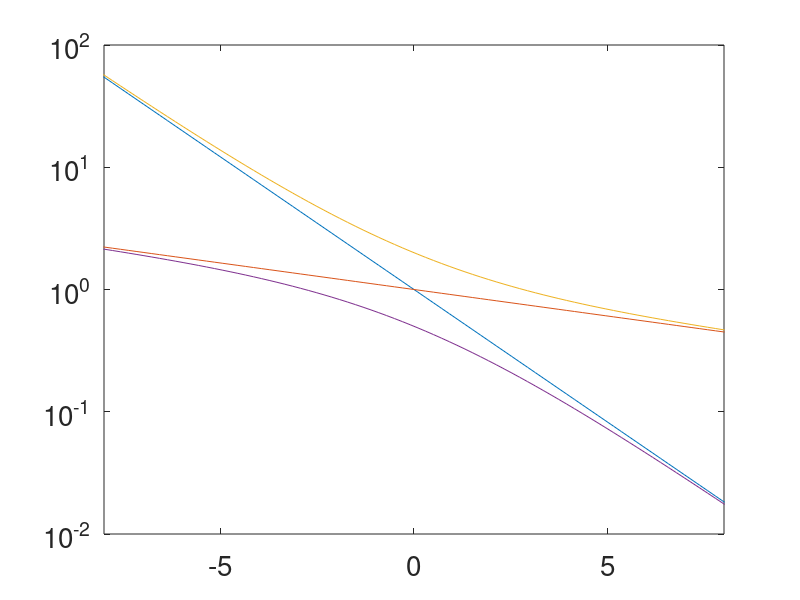

This figure's MATLAB source:
%% del 1, mäta intensitet vid de olika positinoerna
clc;clearvars


W1=1;
W2=(2.5/5.5)^2;
W3=(2.5/8.5)^2;


b=14.1; %per min

W=[W3; W2; W3; W2; W1];

N=[899; 429; 753; 1984; 2970];%per 0.5 min

Int=(N*2-b)./W;

disp(Int.'/1e3)

%% del 2, Halveringstid
clc, clf;clearvars

N=[1120,714, 531,401,320,265,237,210,176,140,146,278,207,209,134,143,147,108,105,93,80,73,60,109,94,64].';
dt=[10*ones(1,11), 20*ones(1,12), 50*ones(1,3)].'/60;
t=(cumsum([0;10+dt(1:end-1)*60])+30)/60+.5*dt;
b=14.1;
A=N./dt-b;

plot(t,A, '-o'), hold on


I2=(15:26);
C2=[ones(size(I2.')), -t(I2)]\log(A(I2));

T_halv_110= log(2)/C2(2)*60



I0=1:8;
plot(t(I0), A(I0)-exp(C2(1)-C2(2)*t(I0)), 'o-')

I1=(1:7);
C1=[ones(size(I1.')), -t(I1)]\log((A(I1)-exp(C2(1)-C2(2)*t(I1))));

T_halv_108= log(2)/C1(2)*60

%plottar anpassnigar
x=linspace(0,14);
plot(x, exp(C2(1)-C2(2)*x))
plot(x, exp(C1(1)-C1(2)*x))
plot(x, exp(C1(1)-C1(2)*x)+exp(C2(1)-C2(2)*x))

axis([0,14, 1e1, 1e4])

set(gca,'fontsize', 20, 'yscale', 'log', 'xscale', 'lin')

%% Spara plotdata
koef=[C1.', C2.'];
save('koef.tsv', 'koef', '-ascii')

data=NaN(length(t),4);
data(:, 1:3) = [t,A,t];
data(1:length(I0), 4) = A(I0)-exp(C2(1)-C2(2)*t(I0));
save('data_K6.tsv', 'data', '-ascii')


%% överlagrade exponentialer (enbart teoretiskt)
clc;clf;clearvars

x=linspace(-10,10);
k1=1;%1.1540;
l1=.5;%;1.7414;
k2=1e-0;%0.2624;
l2=.1;%0.2856;


plot(x, k1*exp(-l1*x), x, k2*exp(-l2*x)), hold on
plot(x, k1*exp(-l1*x)+k2*exp(-l2*x))
plot(x, (k1*exp(l1*x)+k2*exp(l2*x)).^-1)

axis([-8,8, 1e-2, 1e2])

set(gca,'fontsize', 20, 'yscale', 'log', 'xscale', 'lin')










